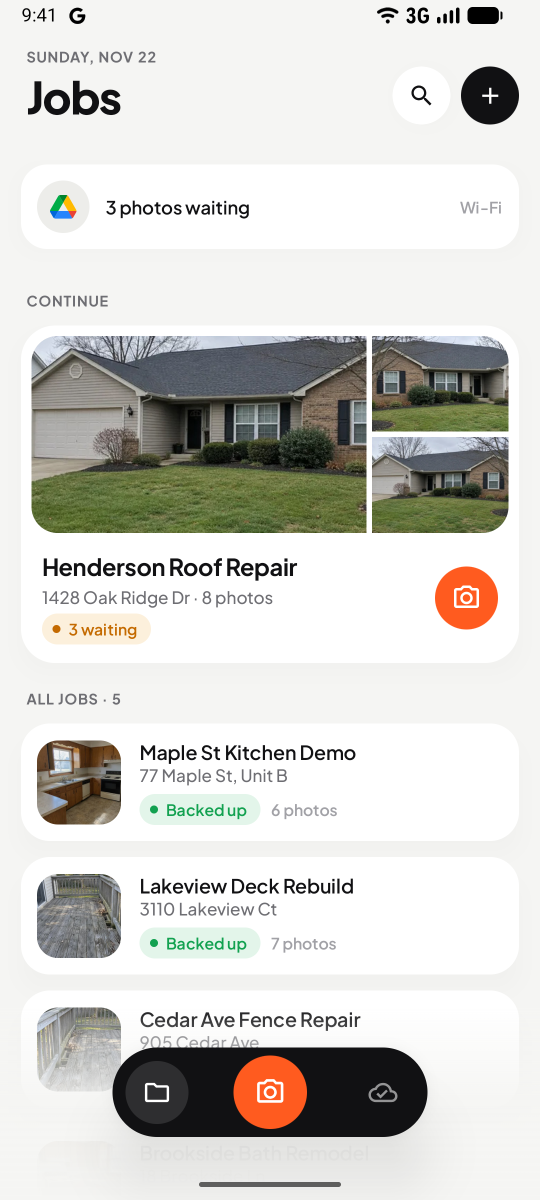
#> input picture store/raw/jobs.png, 1080 x 2400 px (shown at 1/2 size)
$ python make_onboarding.py
#> lines starting #> are read from the running program, lines starting #| are printed output that depends on the picture; after the words box and inside, x2 and y2 are one past the last pixel; in counts of white or black regions, pixels touching at a corner belong together
### store/make_screenshots.py
"""Builds Play Store style screenshots (1080x1920) from raw emulator captures in store/raw/.

    python store/make_screenshots.py

Raw captures are 1080x2400 screenshots of the debug build with demo data. The script cleans the
status bar (drops notification and mobile-data icons), puts each screen in a phone frame under a
headline, and writes store/screenshots/NN-name.png plus store/screenshots-overview.png.
"""
from pathlib import Path

from PIL import Image, ImageDraw, ImageFilter, ImageFont

ROOT = Path(__file__).resolve().parent
RAW = ROOT / "raw"
OUT = ROOT / "screenshots"
FONT = ROOT.parent / "app/src/main/res/font/plus_jakarta_sans.ttf"

S = 2  # draw at 2x, downsample at the end for clean edges
W, H = 1080, 1920

THEMES = {
    "warm": dict(bg="#F5F5F3", title="#111113", sub="#6E6E73", over="#FF5B1F", bezel="#111113", ring=None),
    "ink": dict(bg="#111113", title="#FFFFFF", sub="#A1A1A6", over="#FF5B1F", bezel="#2A2A2E", ring="#3A3A3F"),
    "accent": dict(bg="#FF5B1F", title="#FFFFFF", sub="#FFE9E0", over="#111113", bezel="#111113", ring=None),
}

SLIDES = [
    ("01-jobs", "jobs", "warm", "JOBS", "Every property,\nits own folder", "Your latest job is always one tap away."),
    ("02-camera", "camera", "ink", "CAMERA", "Shoot straight into\nthe job folder", "Photos save to the right job automatically."),
    ("03-job-folder", "folder", "accent", "JOB FOLDER", "Before photos,\nsorted by day", "See what's backed up and what's waiting."),
    ("04-new-job", "new-job", "warm", "NEW JOB", "Start a job\nin seconds", "Name, address, work order. Then shoot."),
    ("05-google-drive", "drive", "ink", "GOOGLE DRIVE", "Backed up to\nyour Google Drive", "Syncs on Wi-Fi, or whenever you choose."),
    ("06-welcome", "welcome", "accent", "SITESNAP", "Proof of condition,\nbefore you start", "Works offline. Syncs when you're back."),
]

# Status bar layout of the 1080px-wide emulator captures.
SB_H = 76
SB_TIME = (20, 0, 125, SB_H)
SB_WIFI = (745, 0, 802, SB_H)
SB_BATTERY = (925, 0, 1015, SB_H)
SB_WIFI_X = 866  # wifi moves next to the battery once the mobile-data icons are gone


def rgb(h):
    return tuple(int(h[i:i + 2], 16) for i in (1, 3, 5))


# [7 lines left out: function font, not called in this run]


def glyph_mask(region, white):
    """Alpha mask of status-bar/overlay glyphs: white glyphs on dark, or dark glyphs on light."""
    px = region.convert("RGB").load()
    m = Image.new("L", region.size, 0)
    mp = m.load()
    for y in range(region.size[1]):
        for x in range(region.size[0]):
            r, g, b = px[x, y]
            lo, hi = min(r, g, b), max(r, g, b)
            if hi - lo > 45:
                continue
            a = (lo - 165) / 75 if white else (150 - hi) / 110
            mp[x, y] = max(0, min(255, int(a * 255)))
    return m


def clean_status_bar(img, white_glyphs=False):
    """Repaint the status bar with only the clock, Wi-Fi and battery."""
#> called with white_glyphs = False
    img = img.convert("RGB")
    if white_glyphs:
        out = img  # caller already replaced the background; we only re-stamp glyphs
        src = Image.open(RAW / "camera.png").convert("RGB")
    else:
        out = img.copy()
        bg = img.getpixel((540, 40))
#> bg = (245, 245, 243)
        ImageDraw.Draw(out).rectangle((0, 0, img.width, SB_H), fill=bg)
        src = img
    color = (255, 255, 255) if white_glyphs else (17, 17, 19)
    for box, x in ((SB_TIME, SB_TIME[0]), (SB_WIFI, SB_WIFI_X), (SB_BATTERY, SB_BATTERY[0])):
        crop = src.crop(box)
        mask = glyph_mask(crop, white_glyphs)
        out.paste(Image.new("RGB", crop.size, color), (x, box[1]), mask)
#> this loop made 3 passes
#> pass 1, in clean_status_bar, `crop = src.crop(box)`:
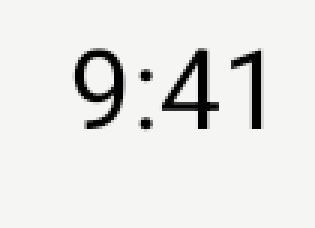
#> crop: PIL image 105x76 RGB (shown 3 times larger); mean R, G, B 230.3, 230.3, 228.4
#> pass 1, in clean_status_bar, `mask = glyph_mask(crop, white_glyphs)`:
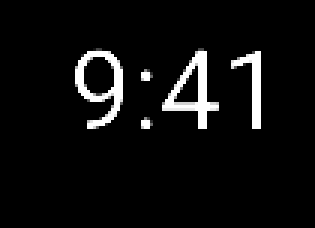
#> mask: PIL image 105x76 L (shown 3 times larger); min 0, max 255, mean 14.2
#> after the loop:
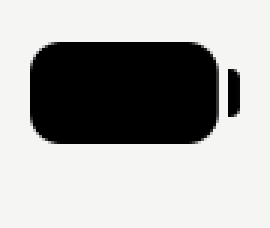
#> crop: PIL image 90x76 RGB (shown 3 times larger); mean R, G, B 169.8, 169.8, 168.4
    return out


# [119 lines left out: functions rounded_rect_alpha, camera_screen, draw_tracked, compose, main, not called in this run]


# [2 lines that do not run on import are left out]

### store/make_onboarding.py
"""Renders the phone mockups shown on the onboarding carousel (WelcomeScreen).

    python store/make_onboarding.py

Uses the same raw emulator captures and phone frame as make_screenshots.py, but draws only the phone
(with its shadow) on a transparent background. The coloured card and the headline are drawn by the
app itself, so the text stays sharp and translatable. Output:
app/src/main/res/drawable-nodpi/onboarding_<name>.webp
"""
from pathlib import Path

from PIL import Image, ImageDraw, ImageFilter

from make_screenshots import RAW, camera_screen, clean_status_bar

ROOT = Path(__file__).resolve().parent
OUT = ROOT.parent / "app/src/main/res/drawable-nodpi"

SCREENS = ["jobs", "camera", "folder", "drive"]

SW = 640          # screen width in px
BEZEL = 20
RADIUS_OUTER = 74
RADIUS_INNER = 57
PAD = 64          # room for the shadow on each side


def phone(screen, shadow_alpha):
#> called with shadow_alpha = 90
    sh = round(SW * screen.height / screen.width)
#> sh = 1422
    pw, ph = SW + 2 * BEZEL, sh + 2 * BEZEL
#> pw = 680; ph = 1462
    w, h = pw + 2 * PAD, ph + 2 * PAD
#> w = 808; h = 1590
    img = Image.new("RGBA", (w, h), (0, 0, 0, 0))
#> img: PIL image 808x1590 RGBA; every value is 0

    shadow = Image.new("RGBA", (w, h), (0, 0, 0, 0))
    ImageDraw.Draw(shadow).rounded_rectangle((PAD, PAD + 24, PAD + pw, PAD + ph + 24), RADIUS_OUTER, fill=(0, 0, 0, shadow_alpha))
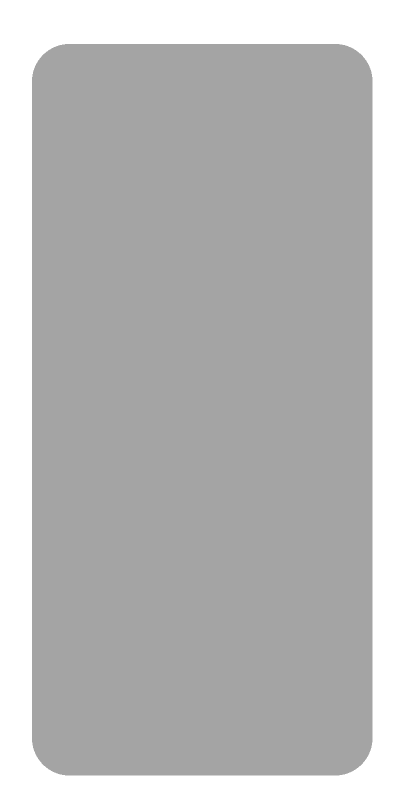
#> shadow: PIL image 808x1590 RGBA (shown at 1/2 size); mean R, G, B, A 0, 0, 0, 69.5; transparent parts drawn white
    img = Image.alpha_composite(img, shadow.filter(ImageFilter.GaussianBlur(30)))

    d = ImageDraw.Draw(img)
    d.rounded_rectangle((PAD, PAD, PAD + pw, PAD + ph), RADIUS_OUTER, fill=(17, 17, 19, 255), outline=(58, 58, 63, 255), width=3)
    scr = screen.convert("RGB").resize((SW, sh), Image.LANCZOS)
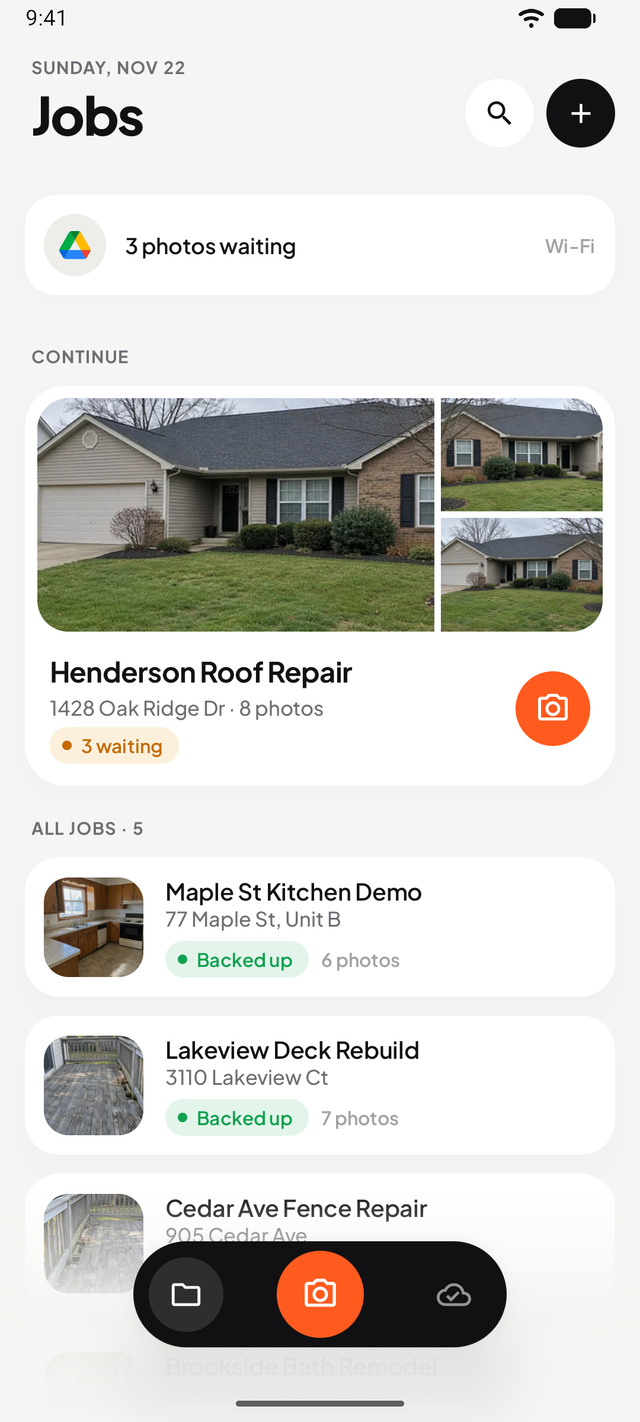
#> scr: PIL image 640x1422 RGB; mean R, G, B 211.5, 210.6, 206.3
    mask = Image.new("L", (SW, sh), 0)
#> mask: PIL image 640x1422 L; every value is 0
    ImageDraw.Draw(mask).rounded_rectangle((0, 0, SW - 1, sh - 1), RADIUS_INNER, fill=255)
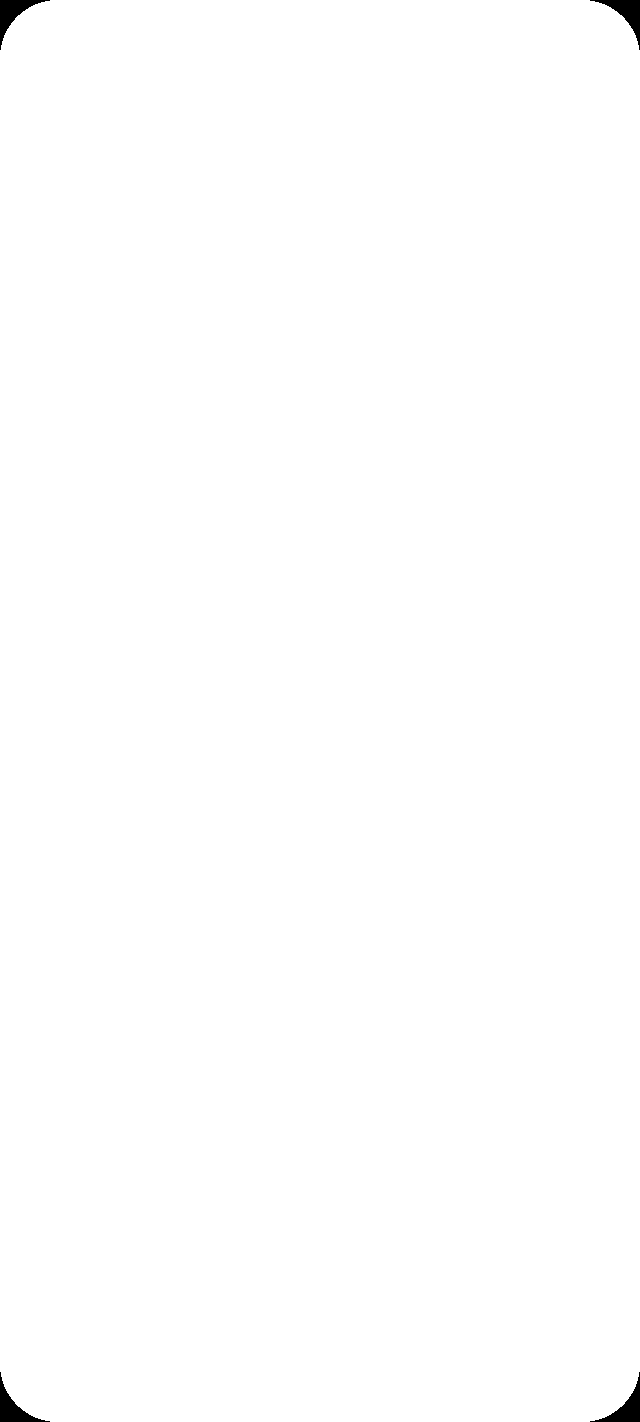
#> mask: PIL image 640x1422 L; 99.7% white; 4 black regions, box (x1, y1, x2, y2) and area: (0, 0, 50, 50) 715, (590, 0, 640, 50) 715, (0, 1372, 50, 1422) 715, (590, 1372, 640, 1422) 715
    img.paste(scr, (PAD + BEZEL, PAD + BEZEL), mask)
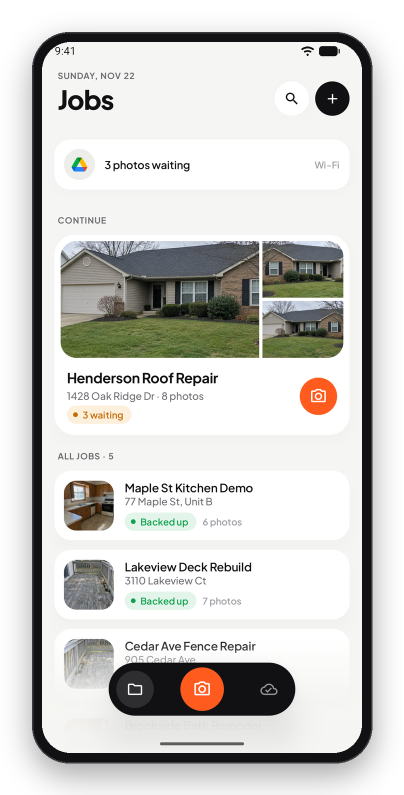
#> img: PIL image 808x1590 RGBA (shown at 1/2 size); mean R, G, B, A 150.8, 150.2, 147.2, 200.6; transparent parts drawn white
    return img


def main():
    for name in SCREENS:
        screen = camera_screen() if name == "camera" else clean_status_bar(Image.open(RAW / f"{name}.png"))
        out = OUT / f"onboarding_{name}.webp"
        phone(screen, 90).save(out, "WEBP", quality=86, method=6)
#> (the run stopped early here; a loop or call above may not have finished)

$ run again, on store/raw/new-job.png
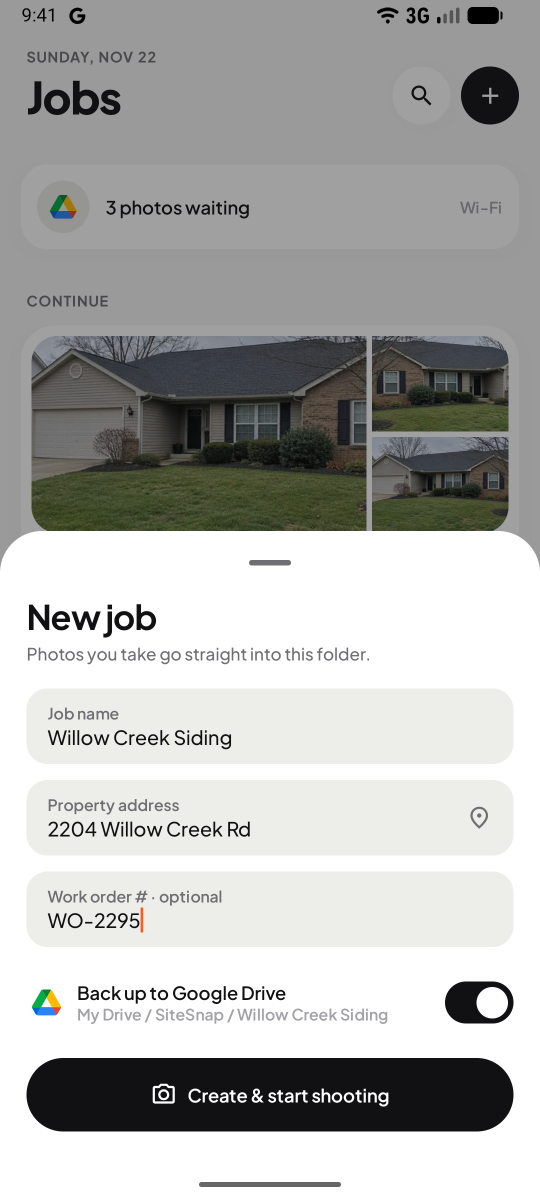
#> input picture store/raw/new-job.png, 1080 x 2400 px, given in place of jobs.png, which was not available (shown at 1/2 size)
#> bg = (154, 154, 154)
#> after the loop in clean_status_bar, `for box, x in ((SB_TIME, SB_TIME[0]), (SB_WIFI, SB_WIFI_X), (SB_BATTER..`:
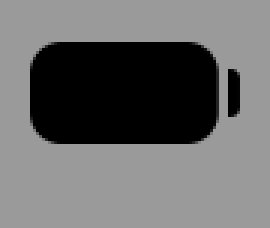
#> crop: PIL image 90x76 RGB (shown 3 times larger); min 0, max 154, mean 106.7
#> in phone, `img.paste(scr, (PAD + BEZEL, PAD + BEZEL), mask)`:
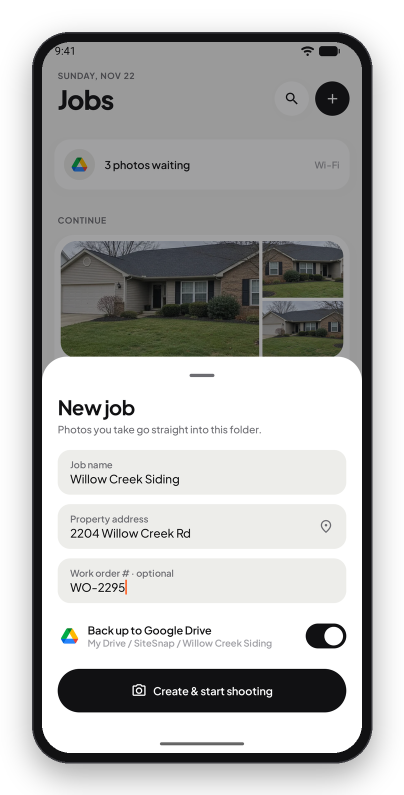
#> img: PIL image 808x1590 RGBA (shown at 1/2 size); mean R, G, B, A 127.6, 127.9, 126.9, 200.6; transparent parts drawn white
